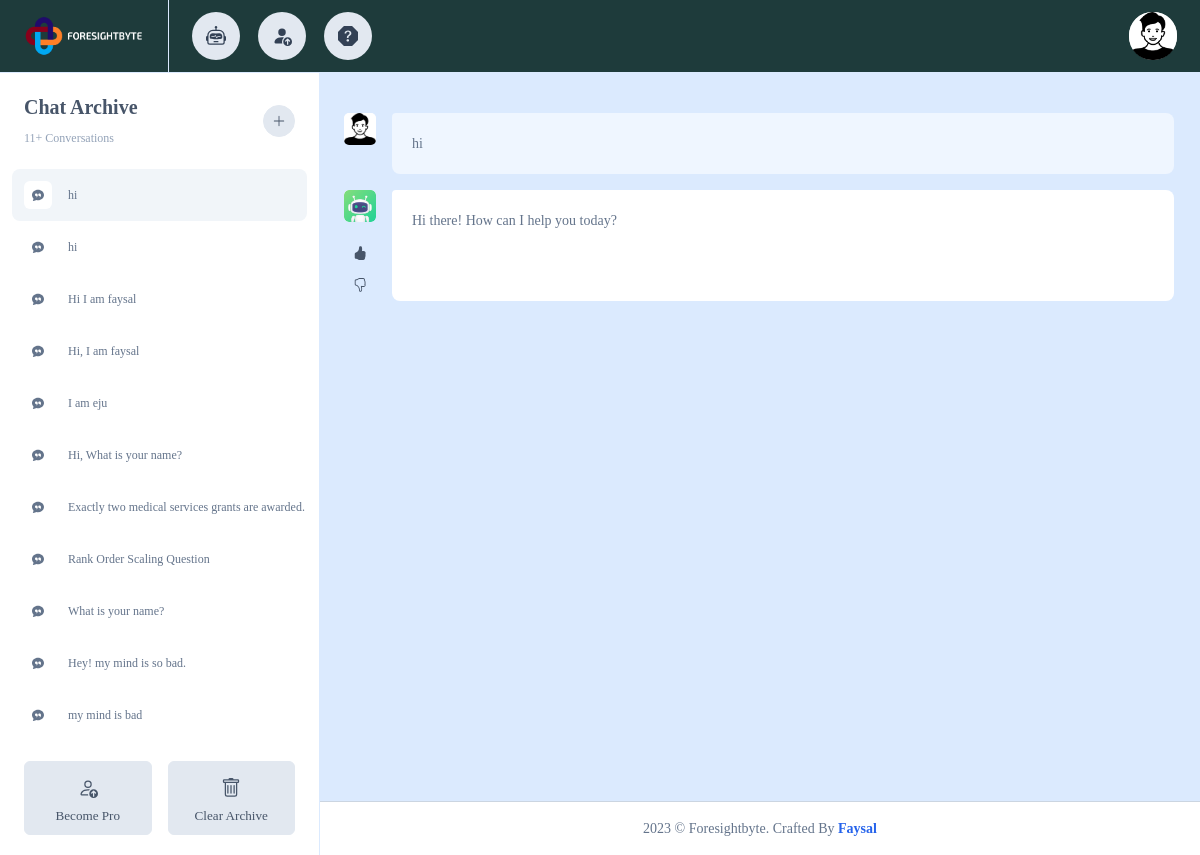
/myapp/dynamic/21, run on the app's committed database.
### myapp/models.py (models this page shows)
class BaseModel(models.Model):
    created_at = models.DateTimeField(default=now, editable=False)
    updated_at = models.DateTimeField(auto_now_add=True, editable=False)
    class Meta:
        ordering = ['-created_at']
        abstract = True

class ChatTitle(BaseModel):
    subadminID = models.ForeignKey(Subadmin, on_delete=models.CASCADE,null=True, blank=True)
    customerID = models.ForeignKey(Customer, on_delete=models.CASCADE,null=True, blank=True)
    title = models.TextField()

class ChatBody(BaseModel):
    chatTitle_id = models.ForeignKey(ChatTitle, on_delete=models.CASCADE)
    question = models.TextField()
    answer = models.TextField()

### myapp/views.py (the view)
# urls.py: path('dynamic/<int:id>', dynamic, name='dynamic'),
def dynamic(request,id):
    chatBodys = ChatBody.objects.filter(chatTitle_id=id).order_by('id')
    chatBodyscount = ChatTitle.objects.all().count()
    chatTitles = ChatTitle.objects.all()
    request.session.flush()
    data ={
        'chatTitles':chatTitles,
        'chatBodys':chatBodys,
        'id':id,
        'chatBodyscount':chatBodyscount,
    }
    return render(request, 'dynamic.html',data)

### templates/dynamic.html (shortened to what this page needs)
{% extends 'base.html' %} {% load static %} {% block body%}
<div class="tyn-content tyn-content-full-height tyn-chatbot tyn-chatbot-page">
  <div class="tyn-aside tyn-aside-base">
    <div class="tyn-aside-head">
      <div class="tyn-aside-head-text">
        <h3 class="tyn-aside-title tyn-title">Chat Archive</h3>
        <span class="tyn-subtext">{{chatBodyscount}}+ Conversations </span>
      </div>
      <div class="tyn-aside-head-tools">
        <ul class="tyn-list-inline gap gap-3">
          <li>
            <a
              class="btn btn-icon btn-light btn-md btn-pill"
              href="{% url 'chatui' %}"
            >
              <svg
                xmlns="http://www.w3.org/2000/svg"
                width="16"
                height="16"
                fill="currentColor"
                class="bi bi-plus-lg"
                viewBox="0 0 16 16"
              >
                <path
                  fill-rule="evenodd"
                  d="M8 2a.5.5 0 0 1 .5.5v5h5a.5.5 0 0 1 0 1h-5v5a.5.5 0 0 1-1 0v-5h-5a.5.5 0 0 1 0-1h5v-5A.5.5 0 0 1 8 2Z"
                />
              </svg>
            </a>
          </li>
        </ul>
      </div>
    </div>
    <div class="tyn-aside-body" data-simplebar>
      <ul class="tyn-aside-list">
        {% for chatTitle in chatTitles %}
        <li class="tyn-aside-item tyn-aside-item-bubbly js-toggle-main   {% if  chatTitle.id == id %} active {% endif %}">
            <div class="tyn-media-group">
              <div class="tyn-media tyn-size-sm">
              </div>
            <a href="{% url 'dynamic' chatTitle.id %}" >
              <div class="tyn-media-col">
                <div class="content">{{ chatTitle.title }}</div>
              </div>
            </a>
            </div>
        </li>
        {% endfor %}
      </ul>
    </div>
    <div class="tyn-aside-foot">
      <div class="w-100">
        <ul class="row gx-3">
          <li class="col-6">
            <a
              href="pricing.html"
              class="btn btn-light tyn-size-lg w-100 flex-column py-2 pt-3"
            >
              <span class="small text-nowrap mt-n1">Become Pro</span>
            </a>
          </li>
          <li class="col-6">
            <button
              class="btn btn-light tyn-size-lg w-100 flex-column py-2 pt-3"
            >
              <span class="small text-nowrap mt-n1">Clear Archive</span>
            </button>
          </li>
        </ul>
      </div>
    </div>
  </div>
  <div class="tyn-main" id="tynMain">
    <div class="tyn-chat-body my-4 px-4" data-simplebar>
      <div class="container px-0">
        {% for chatBody in chatBodys %}
        <div class="tyn-qa tyn-qa-bubbly mt-3">
          <div class="tyn-qa-item">
            <div class="tyn-qa-avatar">
              <div class="tyn-media tyn-size-md">
                <img src="{% static 'images/profile.png' %}" alt="" />
              </div>
            </div>
            <div class="tyn-qa-message tyn-text-block">
             {{chatBody.question}}
            </div>
          </div>
          <div class="tyn-qa-item">
            <div class="tyn-qa-avatar">
              <div class="tyn-qa-avatar-wrap">
                <div class="tyn-media tyn-size-md">
                  <img src="{% static 'images/images.jpeg' %}" alt="" />
                </div>
                <ul class="d-flex flex-column mt-2">
                  <li>
                    <button
                      class="btn btn-icon btn-md btn-pill btn-transparent"
                    >
                    </button>
                  </li>
                  <li>
                    <button
                      class="btn btn-icon btn-md btn-pill btn-transparent"
                    >
                    </button>
                  </li>
                </ul>
              </div>
            </div>
            <div class="tyn-qa-message tyn-text-block">
              {{chatBody.answer}}
            </div>
          </div>
        </div>
        {% endfor %}
      </div>
    </div>
    {% endblock body%} {% block js%} {% endblock js%}

### data on the page
ChatTitle: title "hi"
ChatTitle: title "hi"
ChatTitle: title "Hi I am faysal"
ChatTitle: title "Hi, I am faysal"
ChatTitle: title "I am eju"
ChatTitle: title "Hi, What is your name?"
ChatTitle: title "Exactly two medical services grants are awarded."
ChatTitle: title "Rank Order Scaling Question"
ChatTitle: title "What is your name?"
ChatTitle: title "Hey! my mind is so bad."
ChatTitle: title "my mind is bad"
ChatBody: question "hi", answer "Hi there! How can I help you today?"

### other printed values
{{ chatBodyscount }} "11"
